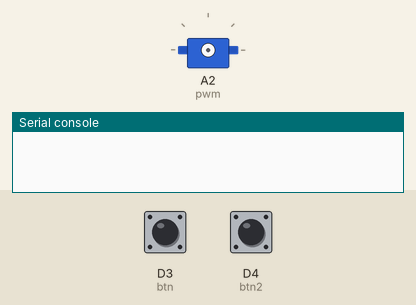
This program was run on a simulated CircuitPython board. Parts: servo, the last lines printed to the serial console. Inputs (shaded band) come from the test bench; at power-on: D3 (btn) LOW, D4 (btn2) LOW.

Above: at 1.2 s.
1.3 s: D3 (btn) pulled HIGH for 1 s
At 3.5 s:
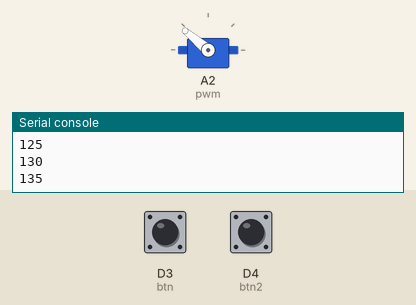
4.3 s: D4 (btn2) pulled HIGH for 3.2 s
At 7.3 s:
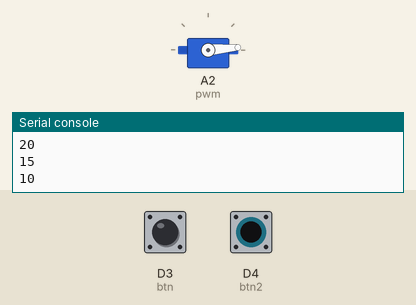
9.0 s: D3 (btn) pulled HIGH for 3.2 s
At 12.8 s:
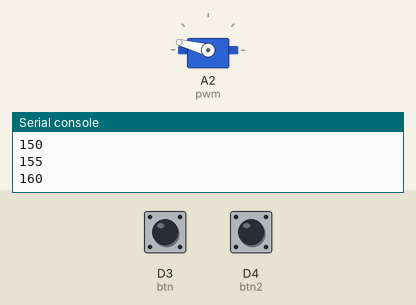
13.7 s: D3 (btn) pulled HIGH for 1 s
At 14.2 s:
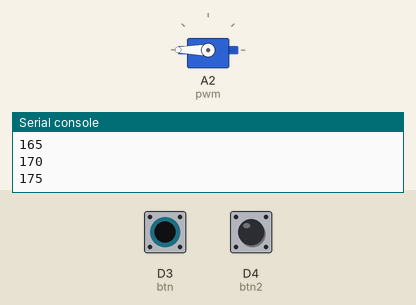
16.2 s: D4 (btn2) pulled HIGH for 0.15 s
At 17.2 s:
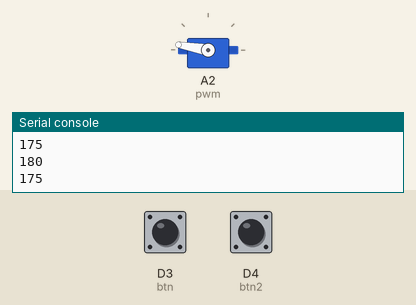
17.8 s: D4 (btn2) pulled HIGH for 1 s
At 19.2 s:
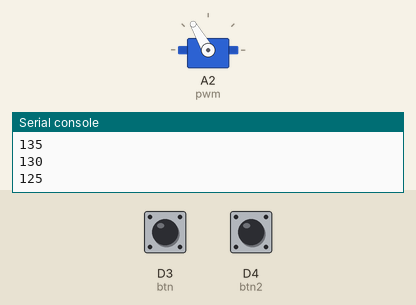
Timing chart, 0 to 20.8 s (numbered marks = the images above; inputs shaded):
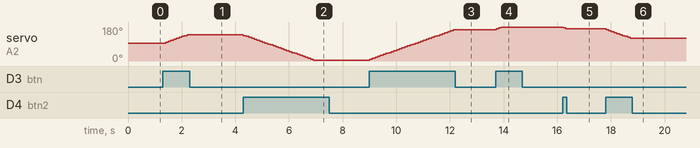

Measured:
- after the input at 1.3 s, servo on A2 (pwm): moves from 95° to 140° over 0.80 s, starting after 0.10 s
- after the input at 4.3 s, servo on A2 (pwm): moves from 140° to 5° over 2.6 s, starting at once
- after the input at 9.0 s, servo on A2 (pwm): moves from 5° to 165° over 3.1 s, starting at once
- after the input at 13.7 s, servo on A2 (pwm): 165° → 170° at once, → 175° 0.10 s later, → 180° 0.10 s later
- after the input at 16.2 s, servo on A2 (pwm): 180° → 175° at once, → 170° 0.10 s later
- after the input at 17.8 s, servo on A2 (pwm): moves from 170° to 120° over 0.90 s, starting at once

The program:

servo2.py
```python
import time
import board
import pwmio
from digitalio import DigitalInOut, Direction, Pull
from adafruit_motor import servo
btn = DigitalInOut(board.D3) #connecting the button to pin 3
btn.direction = Direction.INPUT
btn.pull = Pull.DOWN #this is my new pull down resistor

btn2 = DigitalInOut(board.D4) #connecting the button to pin 4
btn2.direction = Direction.INPUT
btn2.pull = Pull.DOWN #this is my new pull down resistor

pwm = pwmio.PWMOut(board.A2, duty_cycle=2 ** 15, frequency=50)
my_servo = servo.Servo(pwm)

angle = 90

while True:
    if btn.value and angle<178:
        print(angle) #when the botton is pushed down
        angle = angle +5
        my_servo.angle = angle


    if btn2.value and angle>5:
        print(angle) #if the button is pushed the servo will move
        angle = angle - 5
        my_servo.angle = angle

    '''
for angle in range(0, 180, 5):  # 0 - 180 degrees, 5 degrees at a time.
        my_servo.angle = angle
        time.sleep(0.02)
    for angle in range(180, 0, -5): # 180 - 0 degrees, 5 degrees at a time.
        my_servo.angle = angle
        time.sleep(0.02)
   '''
    time.sleep(0.1) # sleep for debounce
```
